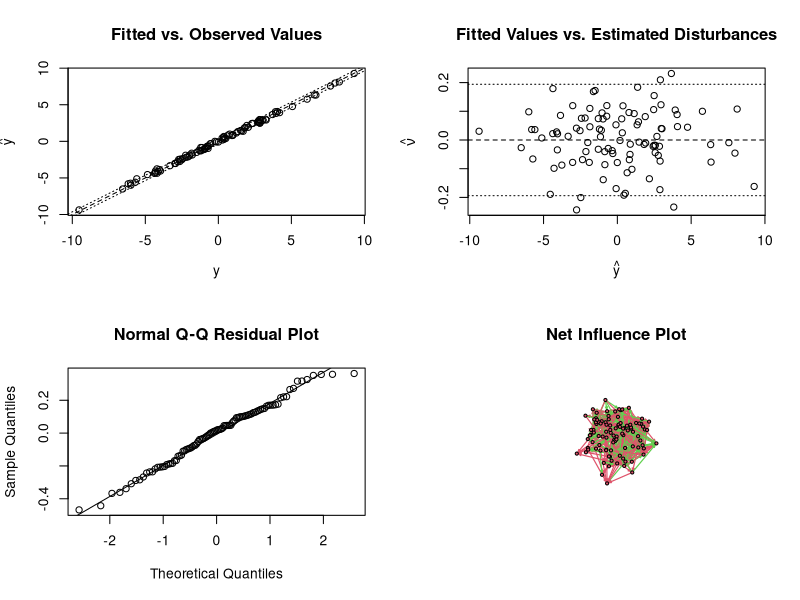

Reproduce this figure in R.
library(sna)
library(numDeriv)

# read data
w1 <- as.matrix(read.csv(file="./Statistics/lnam/data/small/w1.csv"))
dimnames(w1) <- list(NULL,NULL)
w2 <- as.matrix(read.csv(file="./Statistics/lnam/data/small/w2.csv"))
dimnames(w2) <- list(NULL,NULL)
x <- as.matrix(read.csv(file="./Statistics/lnam/data/small/x.csv"))
dimnames(x) <- list(NULL,NULL)

beta <- read.csv(file="./Statistics/lnam/data/small/beta.csv")$x
nu <- read.csv(file="./Statistics/lnam/data/small/nu.csv")$x
e <- read.csv(file="./Statistics/lnam/data/small/e.csv")$x
y <- read.csv(file="./Statistics/lnam/data/small/y.csv")$V1

lnamfit <- lnam(y, x, w1, w2)
summary(lnamfit)
plot(lnamfit)
